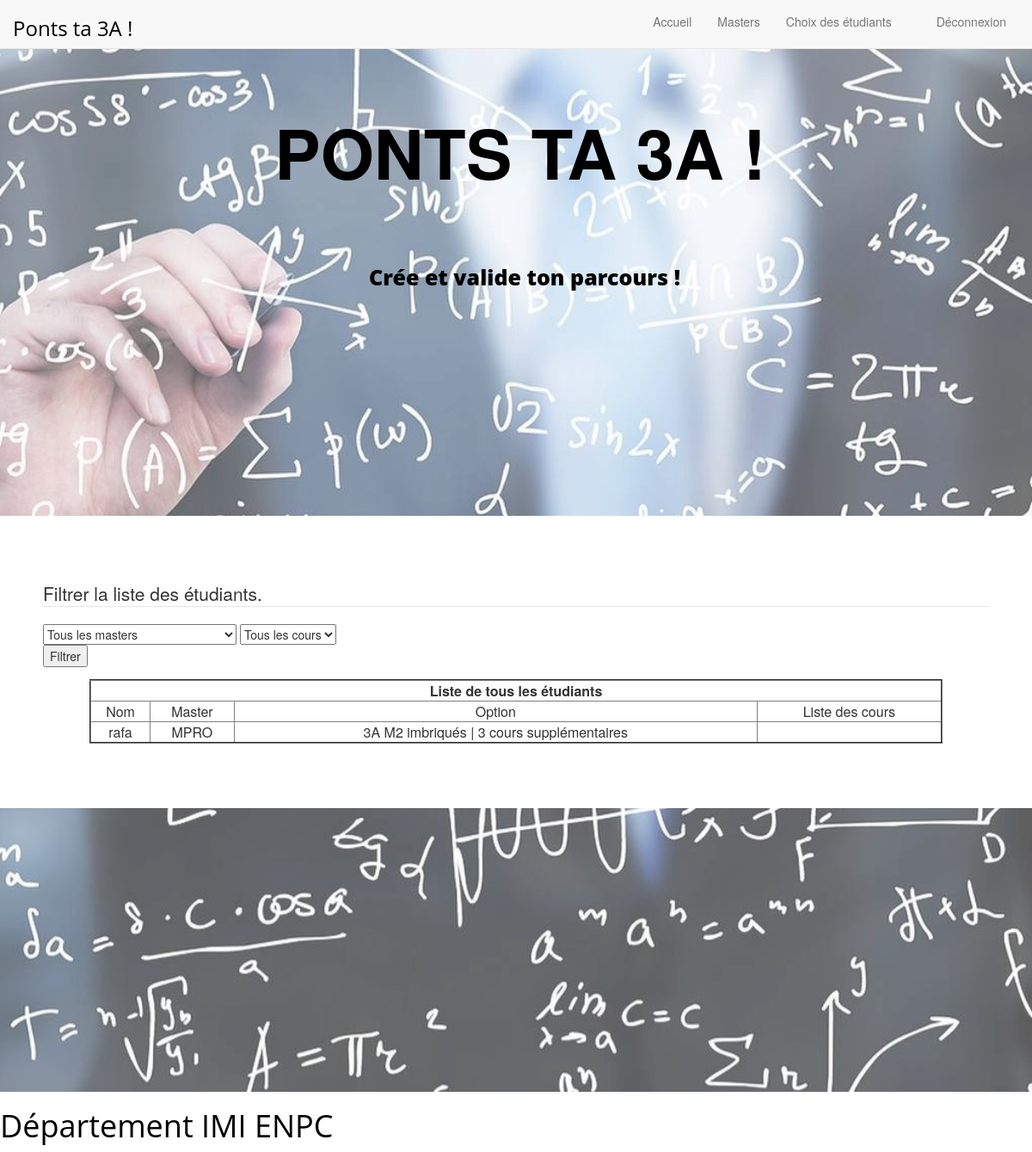
The app's page /parcours/choices_students (signed in) with its own data.
### parcours/models.py (models this page shows, shortened)
class UserProfile(models.Model):
    def default_option():
        return Option.objects.all()[0]
    def default_master():
        return Master.objects.all()[0]
    option = models.ForeignKey(Option, default=default_option, on_delete=models.SET_DEFAULT)
    master = models.ForeignKey(Master, default=default_master, on_delete=models.SET_DEFAULT)
    user = models.OneToOneField(User, on_delete=models.CASCADE)
    courses = models.ManyToManyField(Courses)

class Master(models.Model):
    name = models.CharField(max_length=100)
    website = models.URLField()
    troisa_possible = models.BooleanField(default=1)

class Option(models.Model):
    name = models.CharField(max_length=300)
    nb_cours = models.PositiveSmallIntegerField(default=0)
    nb_ects_cours = models.FloatField(default=0)
    nb_projet = models.PositiveSmallIntegerField(default=0)
    nb_ects_projet = models.FloatField(default=0)

### parcours/views.py (the view, shortened to what this page needs)
# urls.py: path('choices_students', views.choices_students, name='choices_students'),
def choices_students(request):
    profiles = UserProfile.objects.all()
    masters = Master.objects.all()
    cours = Courses.objects.all()
    type_choix = ''
    choix = ''
    return render(request,'parcours/choices_students.html',
                  {'profiles': profiles, 'type_choix': type_choix, 'choix':choix, 'masters': masters, 'cours':cours})

### parcours/templates/parcours/choices_students.html (shortened to what this page needs)
{% extends "base.html" %}
{% block content %}
<head>
</head>
<div id="conteneur">
	{% if user.is_superuser %}
	<form method="post" >
   		<fieldset>
       		<legend> Filtrer la liste des étudiants.
       	    </legend>
				<select name="master">
					<option selected value="all">Tous les masters</option>
		       </select>
		       <select name="cours">
		       		<option selected value="all" >Tous les cours</option>
		       </select>
				<div>
				<input type="submit" value="Filtrer"/>
				</div>
  			</fieldset>
	</form>
	<table border="2" cellpadding="10" cellspacing="2" width="90%" align="center">
			<tr>
		        <td align="center" valign="center" COLSPAN=4 > <strong> Liste
		        {% if type_choix == '' %}
		       		de tous les étudiants
       			{% else %}
       				{% if type_choix == 'master' %}
       					des étudiants ayant choisis le master {{choix}}
       				{% else %}
       					des étudiants ayant choisi le cours {{choix}}
       				{% endif %}
       			{% endif %} </strong> </td>
		   </tr>
		    <tr>
		      <td align="center" valign="center">Nom</td>
		      <td align="center" valign="center">Master</td>
		      <td align="center" valign="center">Option</td>
		      <td align="center" valign="center">Liste des cours</td>
		   </tr>
		   {% for obj in profiles %}
		   <tr>
		      <td align="center" valign="center">{{obj.user.username}}</td>
		      <td align="center" valign="center">{{obj.master.name}}</td>
		      <td align="center" valign="center">{{obj.option.name}}</td>
		      <td align="center" valign="center">
		      </td>
		   </tr>
		   {% endfor %}
	</table>
	{% else %}
			<h3 aligne="center"> Vous ne disposez pas des droits pour accéder à cette page. </h3>
	{% endif %}
</div>
{% endblock %}

### static/css/style.css (style rules this page uses)
*, *::before, *::after { box-sizing: inherit; }
body { font-size:14px; }

### parcours/templates/parcours/choices_students.html (style rules this page uses)
#conteneur { width:100%; margin-top:20px; padding-bottom:25px; padding-top:5px; }

### records on screen
UserProfile: user.username "rafa", master.name "MPRO", option.name "3A M2 imbriqués | 3 cours supplémentaires"
